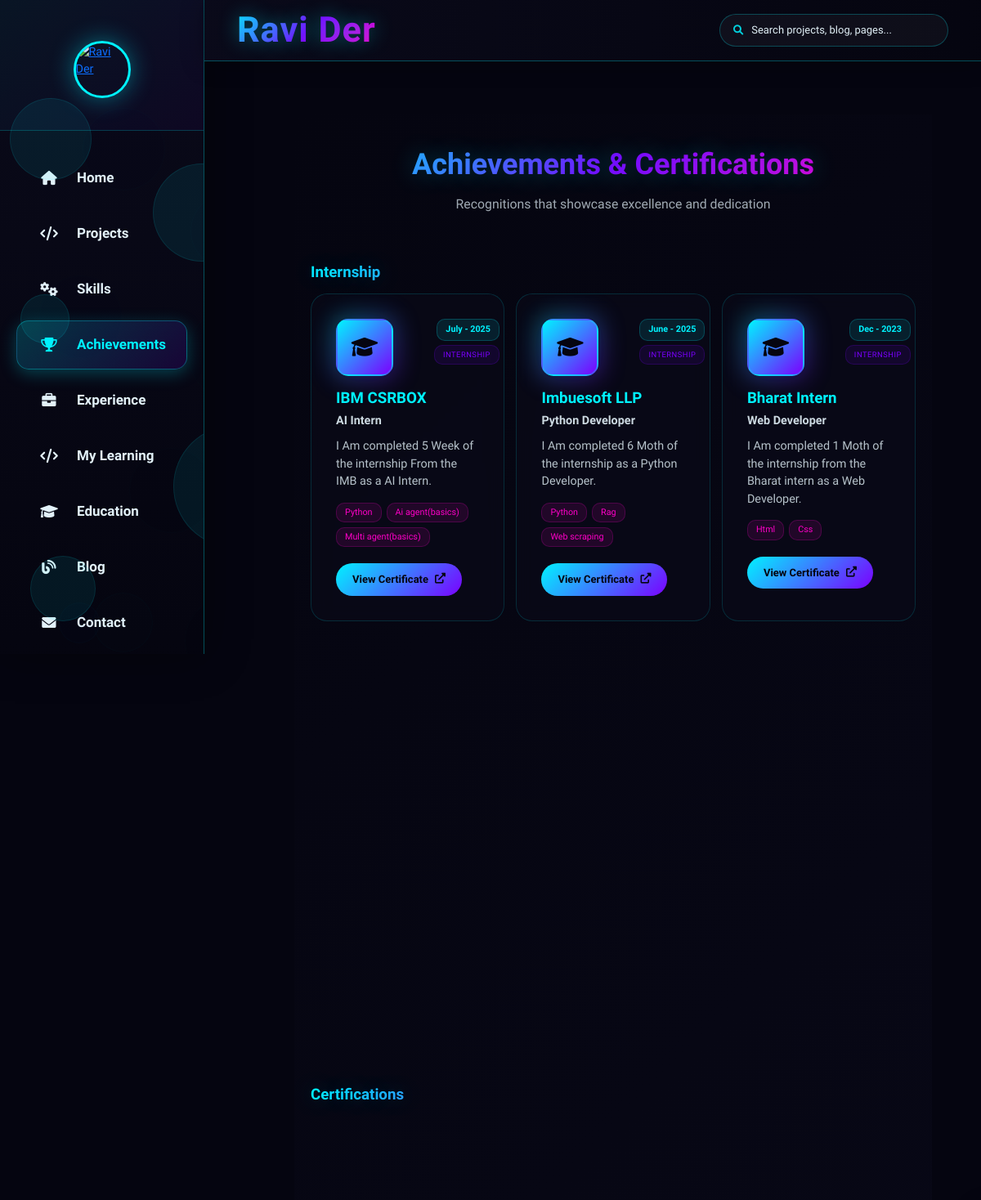
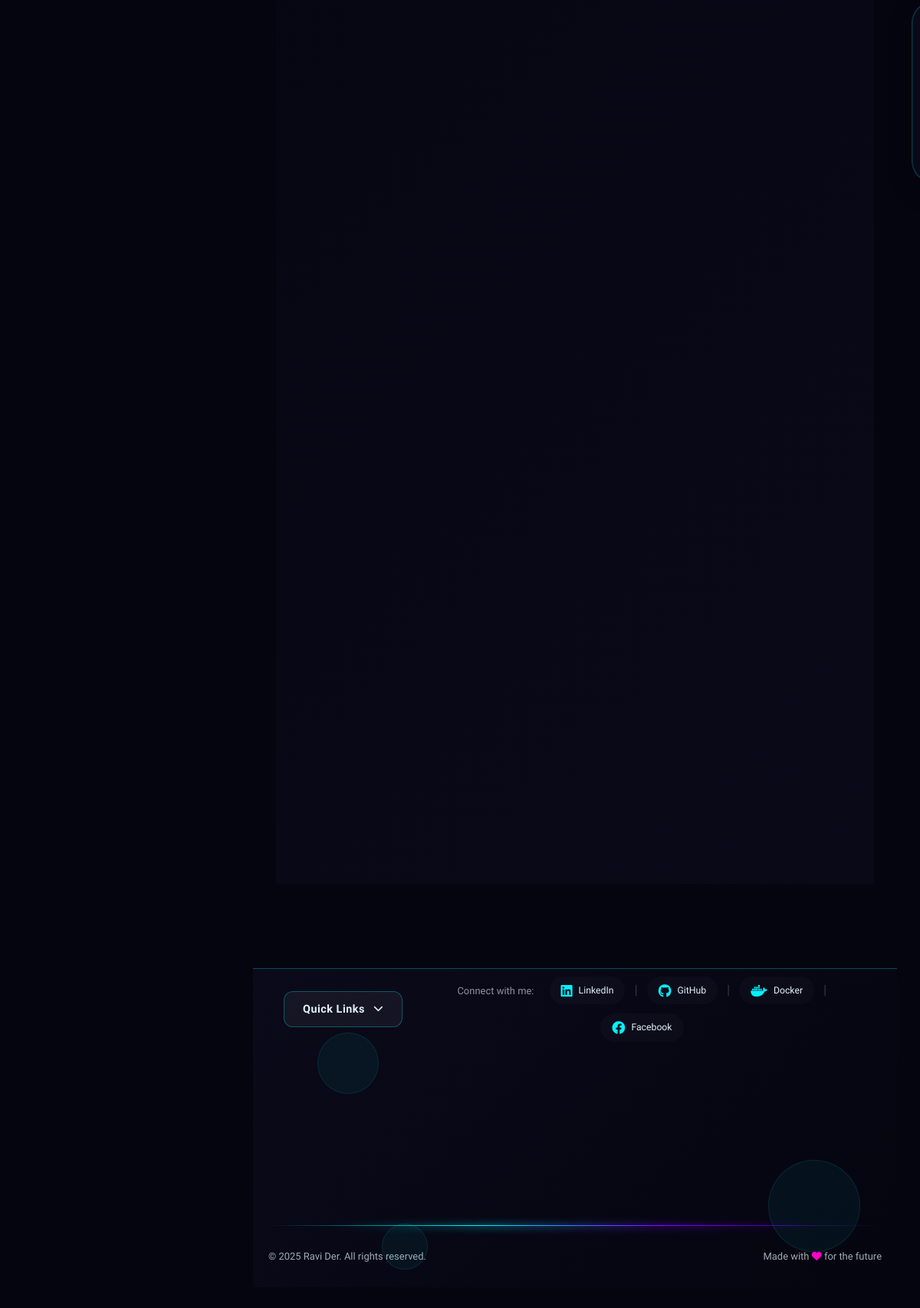
/achievements, run on the app's committed database (2 pictures, top to bottom).
### tables this page shows
CREATE TABLE admin_achievements (
            id INTEGER PRIMARY KEY AUTOINCREMENT,
            slug TEXT UNIQUE NOT NULL,
            title TEXT NOT NULL,
            issuer TEXT,
            description TEXT,
            category TEXT,
            achievement_type TEXT,
            icon TEXT DEFAULT 'fas fa-trophy',
            date_label TEXT,
            skills TEXT,
            certificate_url TEXT,
            status TEXT DEFAULT 'published',
            featured BOOLEAN DEFAULT 0,
            view_count INTEGER DEFAULT 0,
            display_order INTEGER DEFAULT 0,
            created_at TIMESTAMP DEFAULT CURRENT_TIMESTAMP,
            updated_at TIMESTAMP DEFAULT CURRENT_TIMESTAMP
        );

### flask_app.py (the view)
    @app.route('/achievements')
    def achievements():
        return render_template(
            'achievements.html',
            achievement_groups=achievements_data.get_achievements_grouped(),
            total_achievements=len(achievements_data.get_achievements()),
        )

### app/admin/admin_db.py (called while the page is built)
def get_db_connection():
    os.makedirs(DATA_DIR, exist_ok=True)
    conn = sqlite3.connect(DB_PATH)
    conn.row_factory = sqlite3.Row
    return conn

def get_all_achievements(status='all'):
    conn = get_db_connection()
    cursor = conn.cursor()
    if status == 'all':
        cursor.execute('SELECT * FROM admin_achievements ORDER BY display_order ASC, created_at DESC')
    else:
        cursor.execute('SELECT * FROM admin_achievements WHERE status = ? ORDER BY display_order ASC, created_at DESC', (status,))
    items = [dict(row) for row in cursor.fetchall()]
    for item in items:
        if item['skills']:
            try:
                item['skills'] = json.loads(item['skills'])
            except Exception:
                item['skills'] = []
        else:
            item['skills'] = []
    conn.close()
    return items

### app/content/achievements_data.py (called while the page is built)
def get_achievements(published_only=True):
    status = "published" if published_only else "all"
    rows = admin_db.get_all_achievements(status=status)
    return [_row_to_achievement(r) for r in rows]

def get_achievements_grouped(published_only=True):
    items = get_achievements(published_only)
    grouped = {}
    for item in items:
        grouped.setdefault(item["category"], []).append(item)
    ordered = []
    for cat in CATEGORY_ORDER:
        if cat in grouped:
            ordered.append({
                "category": cat,
                "label": CATEGORY_LABELS.get(cat, cat.title()),
                "achievements": grouped[cat],
            })
    for cat, cat_items in grouped.items():
        if cat not in CATEGORY_ORDER:
            ordered.append({
                "category": cat,
                "label": CATEGORY_LABELS.get(cat, cat.title()),
                "achievements": cat_items,
            })
    return ordered

### app/core/db.py (called while the page is built)
def now_iso():
    return datetime.now(timezone.utc).isoformat()

### flask_app.py (called while the page is built)
@app.context_processor
def inject_seo_globals():
    return {
        "site_url": SITE_URL.rstrip('/'),
        "google_site_verification": GOOGLE_SITE_VERIFICATION,
    }

@app.after_request
def set_cache_headers(response):
    if request.path.startswith('/static/'):
        response.headers['Cache-Control'] = 'public, max-age=2592000'  # 30 days for static
    else:
        response.headers['Cache-Control'] = 'public, max-age=300'  # 5 min for HTML
    return response

@app.before_request
def _start_timer():
    request._start_time = time.time()

### templates/achievements.html (shortened to what this page needs)
{% extends 'base.html' %}
{% block content %}
<section id="achievements" class="section">
    <div class="container">
        <div class="section-header">
            <h1 class="section-title">Achievements & Certifications</h1>
            <div class="section-subtitle">
                <p>Recognitions that showcase excellence and dedication</p>
            </div>
        </div>
        {% for group in achievement_groups %}
        <h3 class="section-title">{{ group.label }}</h3>
        <div class="row g-3">
            {% for item in group.achievements %}
            <div class="col-xl-4 col-lg-6 col-md-6">
                <div class="achievement-card">
                    <div class="achievement-header">
                        <div class="achievement-badge">
                            <div class="achievement-icon">
                                <i class="{{ item.icon }}"></i>
                            </div>
                            <div class="badge-glow"></div>
                        </div>
                        <div class="achievement-meta">
                            <span class="achievement-date">{{ item.date_label }}</span>
                            <span class="achievement-type">{{ item.achievement_type }}</span>
                        </div>
                    </div>
                    <div class="achievement-content">
                        <h3 class="achievement-title">{{ item.title }}</h3>
                        <h4 class="achievement-issuer">{{ item.issuer }}</h4>
                        <p class="achievement-description">{{ item.description }}</p>
                        <div class="achievement-skills">
                            {% for skill in item.skills %}<span class="skill-tag">{{ skill }}</span>{% endfor %}
                        </div>
                        <div class="achievement-actions">
                            <a href="{{ item.certificate_url }}" class="certificate-link" target="_blank">
                                <span>View Certificate</span>
                                <i class="fas fa-external-link-alt"></i>
                            </a>
                        </div>
                    </div>
                </div>
            </div>
            {% endfor %}
        </div>
        {% else %}
        <p class="text-center" style="opacity:0.6; padding: 40px 20px;">No achievements yet. Check back soon!</p>
        {% endfor %}
        <div class="achievements-stats">
            <div class="row g-3">
                <div class="col-md-3 col-6">
                </div>
            </div>
        </div>
    </div>
</section>
{% endblock %}

### static/css/enhancements.css (style rules this page uses)
html { scroll-behavior: smooth; }
html { font-size: 90%; }

### static/css/mobile-responsive.css (style rules this page uses)
:root { --primary: #00f3ff; --secondary: #7b00ff; --dark: #0a0a1a; --darker: #050510; --light: #e2f1f8; --accent: #ff00c8; --sidebar-width-mobile: 230px; --sidebar-width-tablet: 300px; --sidebar-width-desktop: 300px; }
@media (min-width: 1025px) { :root { --sidebar-width: var(--sidebar-width-desktop); } }
@media (min-width: 1025px) { h1 { font-size: 2.5rem !important; } }
@media (min-width: 1025px) { h3 { font-size: 1.3rem !important; } }
@media (prefers-color-scheme: light) { body { background-color: #f5f7fa; color: #333; } }

### templates/base.html (style rules this page uses)
:root { --primary: #00f3ff; --secondary: #7b00ff; --dark: #0a0a1a; --darker: #050510; --light: #e2f1f8; --accent: #ff00c8; --sidebar-width: 300px; --sidebar-collapsed: 80px; }
* { -ms-overflow-style: none; scrollbar-width: none; }
html, body { margin: 0; padding: 0; overflow-x: hidden; font-family: 'Exo 2', sans-serif; background-color: var(--darker); color: var(--light); height: 100%; }
body::before { content: ''; position: fixed; top: 0; left: 0; width: 100%; height: 100%; background: radial-gradient(circle at 20% 50%, rgba(123, 0, 255, 0.15) 0%, transparent 25%), radial-gradient(circle at 80% 20%, rgba(0, 243, 255, 0.1) 0%, transparent 25%), radial-gradient(circle at 40% 80%, rgba(255, 0, 200, 0.08) 0%, transparent 25%); z-index: -1; pointer-events: none; }
html, body { width: 100%; position: relative; }
* { transition: color 0.3s ease, background-color 0.3s ease, border-color 0.3s ease; }

### templates/footer.html (style rules this page uses)
:root { --primary: #00f3ff; --secondary: #7b00ff; --dark: #0a0a1a; --darker: #050510; --light: #e2f1f8; --accent: #ff00c8; }
.container { max-width: 1200px; margin: 0 auto; padding: 0 20px; }

### data on the page
admin_achievements: date_label "July - 2025", achievement_type "INTERNSHIP", title "IBM CSRBOX", issuer "AI Intern", description "I Am completed 5 Week of the internship From the IMB as a AI Intern.", skills "python" "ai agent(basics)" "multi agent(basics)"
admin_achievements: date_label "June - 2025", achievement_type "INTERNSHIP", title "Imbuesoft LLP", issuer "Python Developer", description "I Am completed 6 Moth of the internship as a Python Developer.", skills "python" "rag" "web scraping"
admin_achievements: date_label "Dec - 2023", achievement_type "INTERNSHIP", title "Bharat Intern", issuer "Web Developer", description "I Am completed 1 Moth of the internship from the Bharat intern as a Web Developer.", skills "html" "css"
